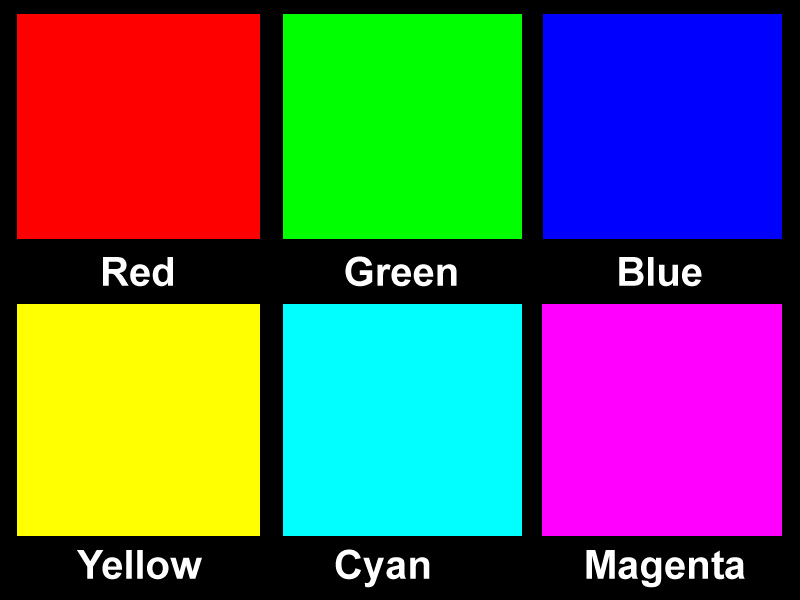
#> input picture 강의자료/[10주차]DIP08_ColorCoordinates/data/RGBColors.JPG, 800 x 600 px, found by its file name
$ python Cl2.RotateHue.py
#> lines starting #> are read from the running program, lines starting #| are printed output that depends on the picture
"""
참고 URL:
    Changing Colorspaces
    https://docs.opencv.org/3.4.3/df/d9d/tutorial_py_colorspaces.html

    cvtColor
    https://docs.opencv.org/3.4.3/d7/d1b/group__imgproc__misc.html#ga8e873314e72a1a6c0252375538fbf753

    Color conversions
    https://docs.opencv.org/3.4.3/de/d25/imgproc_color_conversions.html

    ColorConversionCodes
    https://docs.opencv.org/3.4.3/d7/d1b/group__imgproc__misc.html#ga4e0972be5de079fed4e3a10e24ef5ef0

dst	=cv.cvtColor(src, code[, dstCn])
    src:	input image: 8-bit unsigned, 16-bit unsigned ( CV_16UC... ),
            or single-precision floating-point.
    dst:	output image of the same size and depth as src.
    code:	color space conversion code (see ColorConversionCodes).
    dstCn:	number of channels in the destination image;
            if the parameter is 0, the number of the channels is derived automatically
            from src and code.

# HSV : 색조 명도 채도

0. 실습의 내용
    실습 1a: uint8 정수 버전- HSV중 H는 0~179의 범위에 있다.
    실습 1b: uint8 정수 버전- HSV중 H는 0~255의 범위에 있다. 이른바 FULL
    실습 2: 0~1의 CV_32F 부동소수 버전

1. 프로그램의 기능 - 색조를 다단계로 변화(즉, Hue를 회전)하여 출력한다.
    색조, Hue를 현재의 값에 60도씩 증가시켜 색조의 변화를 관찰한다.

2. 프로그램의 목표
    1) 색조 데이터의 표현 방법[각도]의 개념을 이해한다.
    2) cvtColor() 함수의 입력 데이터형에 따른 HSV 데이터의 처리 방법을 이해한다.

3. 프로그램에서 점검 포인트
    1) 색조 데이터의 특정 각도(예를 들어 60도) 회전시키는 방법
    2) 영상데이터의 데이터 형에 따른 Hue의 범위
    3) 색조 데이터가 360도가 넘었을 경우의 처리 방법 - 영상 데이터의 데이터 형에 따른다.

4. 미션
    1) -5도 ~ +5도 범위의 색조 화소는 그대로 남겨두고 나머지 화소는 흑백으로 표현하시오.
    2) 특정 화소를 클릭하면 이 색조의 -5도 ~ +5도 범위의 색조 화소는 그대로 남겨두고 나머지 화소는 흑백으로 표현하시오.
    3) 특정 화소를 2개이상 선정가능하도록 설계하시오.

5. 질문
    1) 영상 데이터가 0~1의 부동소수로 구성되어 있다. Hue를 반시계 방향으로 30도 회전하려 위해 HSV 데이터 중
       H에 변화를 어떻게 주어야 하는지 설명하시오.
       Hue shift: +330 이 되어야함 -> shift value 를 구한 뒤, 연산해주면됨

    2) uint8 영상 데이터를 COLOR_BGR2HSV로 HSV 좌표계로 변환하였다.
       Hue를 120도 시계 방향으로 회전하고자 한다.
       HSV 좌표계의 어떤 채널을 어떤 방식으로 가공해야 할지 설명하시오.


    3) uint8 영상 데이터를 COLOR_BGR2HSV_FULL로 HSV 좌표계로 변환하였다.
       Hue를 120도 시계 방향으로 회전하고자 한다.
       HSV 좌표계의 어떤 채널을 어떤 방식으로 가공해야 할지 설명하시오.
    2), 3)은 아래 나온 주석 처리대로 하면 될 것 같은데


6. 실험 결과의 정리 : cvtColor()을 이용한 RGB ↔ HSV 변환에 대하여
    1) 입력 RGB 데이터가 0~1의 부동소수이면 HSV 결과도 부동소수이다.
        => 사실은 부동소수는 정규화된 입력 값을 사용하기로 가정되어 있다.
        예: HSV = cv.cvtColor(img/255, cv.COLOR_BGR2HSV)
        S와 V는 모두 0~1의 범위를 갖는데 반해, H는 0~360(도) 값의 범위를 갖는다.
        H를 회전하여 각도를 더한 값이 360도를 넘으면 OpenCV에서 자동으로 360도를 뺀 값으로 절환하는 기능이 작동한다.
    2) 입력 RGB 데이터가 uint8로 되어 있으면 변환 과정을 거치면 HSV 모두 uint8로 된다.
        2a) RGB2HSV, BGR2HSV 등 _FULL이 붙지 않은 변환에서는 H는 0~179로 스케일링된다.
            Hue range is [0,179], Saturation range is [0,255] and Value range is [0,255].
            H를 회전하여 각도를 더한 값이 180을 넘으면 수동으로 180을 뺀 값을 연산해서 사용해야 한다.
        2b) 아래와 같이 _FULL이 붙은 변환에서는 H는 0~255의 값의 범위를 가진다.
            H를 회전하여 각도를 더한 값이 255를 넘어도 uint8 변수의 특성상 상위 비트는 데이터는 사라지고
            하위 8비트 값만 남는다. 따라서 특별한 처리가 필요없는 장점이 있다.
            "_FULL" suffix has a larger H range
  cv::COLOR_BGR2HSV_FULL = 66,
  cv::COLOR_RGB2HSV_FULL = 67,
  cv::COLOR_BGR2HLS_FULL = 68,
  cv::COLOR_RGB2HLS_FULL = 69,
  cv::COLOR_HSV2BGR_FULL = 70,
  cv::COLOR_HSV2RGB_FULL = 71,
  cv::COLOR_HLS2BGR_FULL = 72,
  cv::COLOR_HLS2RGB_FULL = 73,

"""


import numpy as np
import cv2 as cv
from matplotlib import pyplot as plt

#=============================================================================================
# 영상이 존재하는 폴더와 파일 이름을 지정하여 영상 파일 읽어 내기
# 다음 사례를 활용하여 영상 파일이 있는 폴더를 적절히 지정하시오.
#Path = 'd:\Work\StudyImages\Images\\'       # \\ 오류 발생 방지. \만 쓰면 오류.
Path = '../data/'               # 현재 상위 폴더의 상위 폴더 아래에 있는 Images 폴더.
Name = 'lenna.tif'
# [5 lines of commented-out code are left out]
Name = 'Macbeth_NoColorProfile.jpg'
#Name = 'colorbar_chart.jpg'
#Name = 'RGB.jpg'
Name = 'red_rose.jpg'        # 추천
Name = 'RGBcolors.jpg'      # 추천
#Name='Hue_color_wheel_by_degree.png'

FullName = Path + Name
img = cv.imread(FullName)
#> img is the input picture: shape (600, 800, 3); mean B, G, R 92.1, 92.4, 93.1

# assert condition, message  : condition이 false이면  message 출력하면서 AssertError 발생.
assert img is not None, 'No image file....!'  # 입력 영상을 제대로 읽어오지 못하여 NULL을 반환.


# 실습 1a ======================================================================================
# uint8 정수 버전- HSV중 H는 0~179의 범위에 있다.

plt.figure(num='[0<Hue<179, by cv.COLOR_BGR2HSV, uint8] Original & Color Shift')
print('1a: [0<Hue<179, by cv.COLOR_BGR2HSV, uint8] Original & Color Shift')

#plt.subplot(231); plt.imshow(imgP)      # 입력받은 대로 출력
#plt.title('Original(color)'); plt.xticks([]), plt.yticks([])


# 원본 영상의 HSV 좌표 변환. BGR을 HSV 좌표계로 변환한다.
imgHSV = cv.cvtColor(img, cv.COLOR_BGR2HSV )
#> imgHSV: shape (600, 800, 3); mean H, S, V 53.2, 181.1, 179.4
#imgHSV = cv.cvtColor(img, cv.COLOR_BGR2HSV_FULL )
#imgHSV = cv.cvtColor(imgP, cv.COLOR_RGB2HSV )
print('imgHSV.dtype=', imgHSV.dtype)
#| imgHSV.dtype= uint8
print('Hue: min & max=', np.amin(imgHSV[:, :, 0]), np.amax(imgHSV[:, :, 0]))     # 제일 작은/큰 Hue 값
#| Hue: min & max= 0 179
print('Saturation: min & max=', np.amin(imgHSV[:, :, 1]), np.amax(imgHSV[:, :, 1]))
#| Saturation: min & max= 0 255
print('Value: min & max=', np.amin(imgHSV[:, :, 2]), np.amax(imgHSV[:, :, 2]))
#| Value: min & max= 0 255

# 처리될 영상의 생성
imgNew = imgHSV.copy()

i = 0
#for hue_shift in range(0, 720, 120):   # 0~720까지 120도씩 증가. 0~180이 넘는 Hue에대해 자동 절삭이 일어나는지 살핀다.
for hue_shift in range(0, 360, 60):     # 0~360까지 60도씩 증가
    shift_value = int((hue_shift/360) * 180)
    print(f'hue_shift in degree={hue_shift}, shift_value={shift_value}/180')
    imgHue = imgHSV[:, :, 0].astype("int16") + shift_value

    # 부동소수 형에 대해서는 Hue의 자동 클리핑이 일어나지만, unit8 타입에 대해서는 수동 절환 작업이 필요하다.
    # 180 이상이 되는 값에 대해서는 180을 감산한다. 즉, 360도가 넘게 회전하면 다시 0도부터 시작해야 한다.
    # 0~180 범위를 가지는 unit8의 Hue 데이터에 대해 Octave, OpenCv-Python에서는 자동 교정이 없다.
    # 아래 변환식은 2바퀴 회전할 때까지만 유효하다. 2바퀴를 넘어서 회전하면 또 180을 빼는 과정을 적용해야 한다.
    imgGE = imgHue >= 180       # 180을 넘지 않으면 해당 원소 값은 0이 되고, 넘으면 1이 된다.
    imgHue = (imgHue - imgGE.astype('int16') * 180).astype('uint8')
    imgNew[:, :, 0] = imgHue    # 16비트 값을 8비트 변수 어레이에 배정한다.
    imgDisplay = cv.cvtColor(imgNew, cv.COLOR_HSV2RGB)
    plt.subplot(231+int(i))
    plt.imshow(imgDisplay)
    plt.title('Hue Shift: +'+str(hue_shift)+", value="+str(shift_value))
    plt.xticks([]), plt.yticks([])
    i +=1
#> this loop made 6 passes
#> pass 1, `imgHue = imgHSV[:, :, 0].astype("int16") + shift_value`:
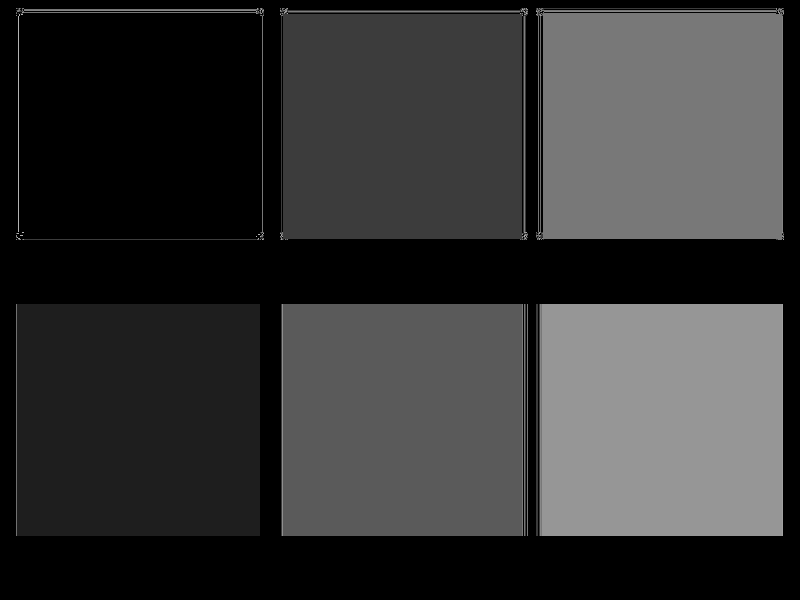
#> imgHue: shape (600, 800) int16; min 0, max 179, mean 53.2
#> after the loop: imgNew: shape (600, 800, 3); mean H, S, V 97.1, 181.1, 179.4
#> after the loop, i = 6

# 관측 결과
# 결국 180은 color wheel 기준으로 정반대의 것이고, 역방향 진행을 원하면 180 이상으로 가면되는데,
# 역방향 60 은 Hue Shift 가 300 일 경우임
# 역방향 x 를 원할 경우 Hue Shift 360 - x 만큼 하면 얻어짐


# 실습 1b ======================================================================================
# uint8 정수 버전- HSV중 H는 0~255의 범위에 있다. 이른바 FULL
plt.figure(num='[0<Hue<255, by cv.COLOR_BGR2HSV_FULL, uint8] Original & Color Shift', figsize=(14, 8))
print('1b: [0<Hue<255, by cv.COLOR_BGR2HSV_FULL, uint8] Original & Color Shift')

# 원본 영상의 HSV 좌표 변환. BGR을 HSV 좌표계로 변환한다.
imgHSV = cv.cvtColor(img, cv.COLOR_BGR2HSV_FULL)
#> imgHSV: shape (600, 800, 3); mean H, S, V 75.9, 181.1, 179.4
print('imgHSV.dtype=', imgHSV.dtype)
#| imgHSV.dtype= uint8
print('min & max:', np.amin(imgHSV[:, :, 0]), np.amax(imgHSV[:, :, 0]))     # 제일 작은/큰 Hue 값
#| min & max: 0 255

# 처리될 영상의 생성
imgNew = imgHSV.copy()

i=0
#for hue_shift in range(0, 720, 120):     # 0~720까지 120도씩 증가. 0~255가 넘는 Hue에대해 자동 clipping이 일어나는지 살핀다.
for hue_shift in range(0, 360, 60):     # 0~360까지 60도씩 증가
    shift_value = int((hue_shift/360) * 255)
    print(f'hue_shift in degree={hue_shift}, shift_value={shift_value}/255')
    imgHue = imgHSV[:, :, 0].astype("int16") + shift_value

    # 부동소수 형에 대해서는 Hue의 자동 클리핑이 일어나지만, unit8 타입에 대해서는 원래 수동 절환작업이 필요하다.
    # 0~255 범위를 가지는 unit8의 Hue 데이터에 대해서 OpenCv-Python는
    # 그 범위를 넘어서는 데이터에 대해 1바이트의 범위를 넘어서는 데이터에 대해 하위 8비트만 취하게 된다.
    # 이러한 동작은 265 => 1로 받아들이는데 이는 Hue 데이터 해석에 올바른 결과를 미친다.
    # 따라서 아래의 수동 절환 작업이 필요없다.
    # 이는 C++처럼 16비트 데이터를 8비트 데이터 형의 변수에 assign 할 때와 같은 동작이다.
    #imgGE = imgHue >= 255
    #imgHue = (imgHue - imgGE.astype('int16') * 255).astype('uint8')


    imgNew[:, :, 0] = imgHue        # 16비트를 8비트로 절환하였다.
    imgDisplay = cv.cvtColor(imgNew, cv.COLOR_HSV2RGB_FULL)
    plt.subplot(231+int(i))
    plt.imshow(imgDisplay)
    plt.title('Hue Shift: +'+str(hue_shift)+", value="+str(shift_value))
    plt.xticks([]), plt.yticks([])
    i += 1
#> this loop made 6 passes
#> pass 1, `imgHue = imgHSV[:, :, 0].astype("int16") + shift_value`:
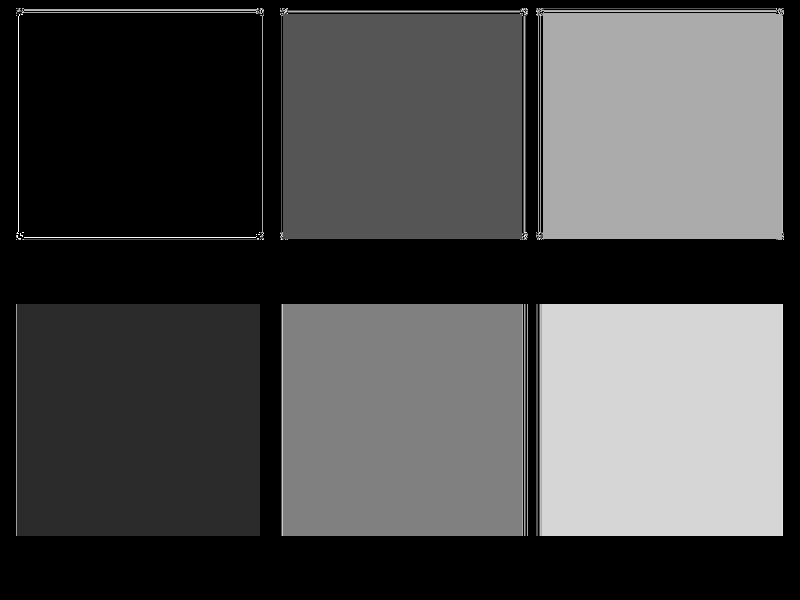
#> imgHue: shape (600, 800) int16; min 0, max 255, mean 75.9
#> pass 2, `imgDisplay = cv.cvtColor(imgNew, cv.COLOR_HSV2RGB_FULL)`:
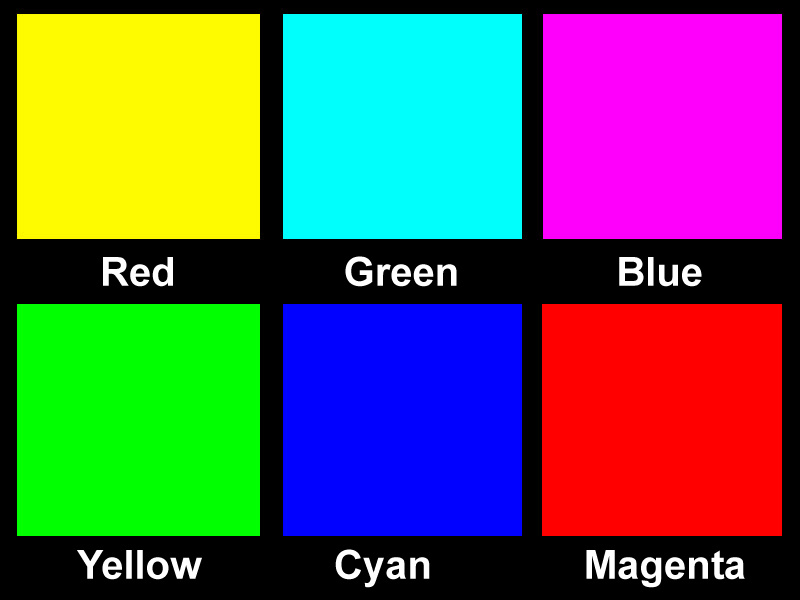
#> imgDisplay: shape (600, 800, 3); mean R, G, B 91.7, 91.7, 90.4
#> after the loop: imgNew: shape (600, 800, 3); mean H, S, V 166.9, 181.1, 179.4
#> after the loop, i = 6

print('imgNew.dtype=', imgNew.dtype)
#| imgNew.dtype= uint8
plt.show()
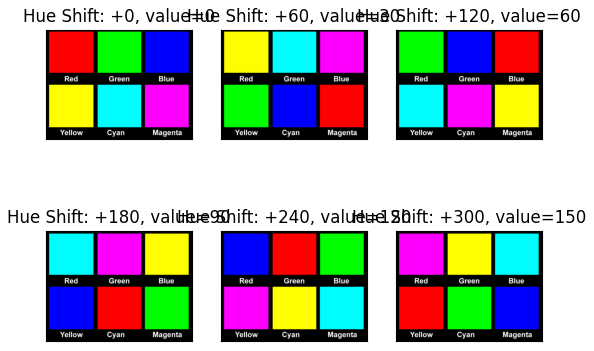
#> figure drawn by matplotlib, 6 panels
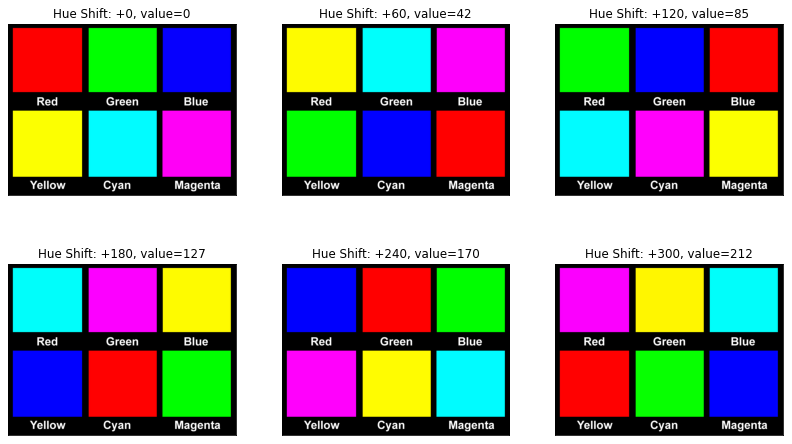
#> figure drawn by matplotlib, 6 panels
exit()
#> (the program exits here)
